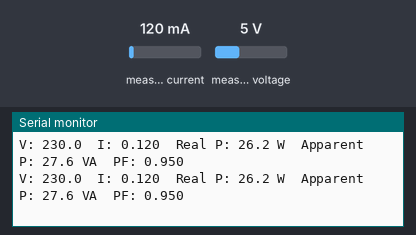
Recording of a sketch running on a simulated ESP32. On the bench: the last lines printed to the serial monitor. Inputs (shaded band) come from the test bench; at power-on: measured current 120 mA, measured voltage 5 V. WiFi joins after 1.5 s; servers stay silent unless stated; uploads are accepted with an empty reply.

Above: at 3.7 s.
3.8 s: measured current set to 40 mA
At 4.07 s:
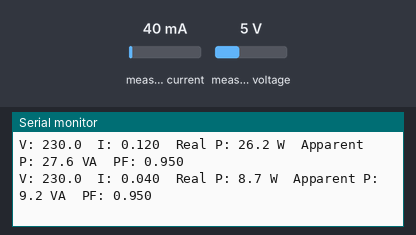
5.3 s: measured voltage set to 0.3 V
At 5.49 s:
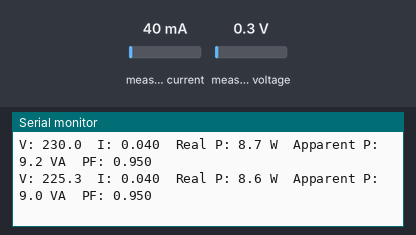
6.8 s: measured current set to 500 mA
At 6.9 s:
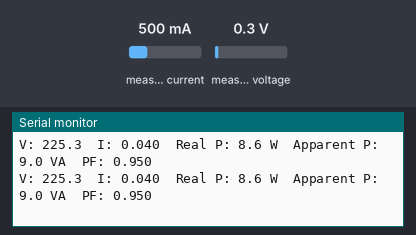
8.3 s: measured voltage set to 3.8 V
At 10.54 s:
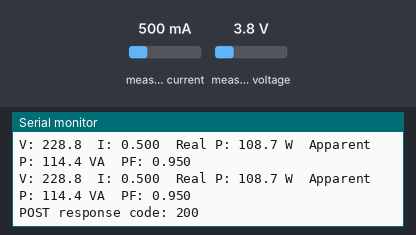
Timing chart, 0 to 12.0 s (numbered marks = the images above; inputs shaded):
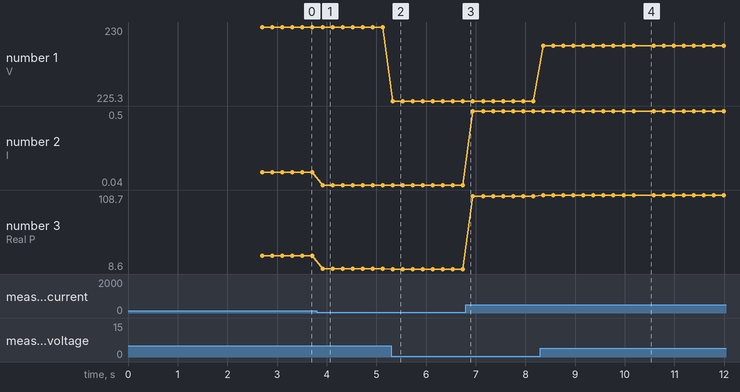

Measured:
- after the input at 3.8 s, the serial monitor: prints a new line after 0.12 s (image 1)
- after the input at 5.3 s, the serial monitor: prints a new line at once (image 2)
- after the input at 8.3 s, the serial monitor: prints a new line after 0.06 s (image 4)
- plotted number 1: 230 → 225.3 after the input at 5.3 s, 225.3 → 228.8 after the input at 8.3 s
- plotted number 2: 0.12 → 0.04 after the input at 3.8 s, 0.04 → 0.5 after the input at 6.8 s
- plotted number 3: 26.2 → 8.7 after the input at 3.8 s, 8.7 → 8.6 after the input at 5.3 s, 8.6 → 107 after the input at 6.8 s, 107 → 108.7 after the input at 8.3 s

The sketch:

ctclamp_v2.ino
```cpp
#include "EmonLib.h"
#include <WiFi.h>
#include <HTTPClient.h>

EnergyMonitor emon1;

const char* ssid     = "";
const char* password = "";

const char* serverUrl = "http://62.60.198.228:8000/api/data";

const int ctPin = 34;
double ctCalibration = 28.3;


const int voltagePin = 35;
double vCalibration = 83.3;
double phaseCalibration = 1.7;
unsigned long lastPostTime = 0;
const unsigned long postInterval = 10000;

void connectWiFi() {
  Serial.print("connecting to WiFi");
  WiFi.begin(ssid, password);
  while (WiFi.status() != WL_CONNECTED) {
    delay(500);
    Serial.print(".");
  }
  Serial.println();
  Serial.print("connected IP address: ");
  Serial.println(WiFi.localIP());
}

void sendReading(double Vrms, double Irms, double realPower, double apparentPower, double powerFactor) {
  if (WiFi.status() != WL_CONNECTED) {
    Serial.println("WiFi not connected skipping POST");
    return;
  }

  HTTPClient http;
  http.begin(serverUrl);
  http.addHeader("Content-Type", "application/json");
  http.setTimeout(5000);

  String payload = "{";
  payload += "\"current_A\":" + String(Irms, 3) + ",";
  payload += "\"voltage_V\":" + String(Vrms, 1) + ",";
  payload += "\"power_W\":" + String(realPower, 1) + ",";
  payload += "\"apparent_power_VA\":" + String(apparentPower, 1) + ",";
  payload += "\"power_factor\":" + String(powerFactor, 3);
  payload += "}";

  int httpCode = http.POST(payload);

  if (httpCode > 0) {
    Serial.print("POST response code: ");
    Serial.println(httpCode);
  } else {
    Serial.print("POST failed, error: ");
    Serial.println(http.errorToString(httpCode));
  }

  http.end();
}

void setup() {
  Serial.begin(115200);

  emon1.voltage(voltagePin, vCalibration, phaseCalibration);
  emon1.current(ctPin, ctCalibration);

  Serial.println("energy monitor starting...");
  connectWiFi();
  delay(1000);
}

void loop() {
  emon1.calcVI(20, 2000);

  double Vrms          = emon1.Vrms;
  double Irms           = emon1.Irms;
  double realPower      = emon1.realPower;
  double apparentPower  = emon1.apparentPower;
  double powerFactor    = emon1.powerFactor;

  Serial.print("V: ");
  Serial.print(Vrms, 1);
  Serial.print("  I: ");
  Serial.print(Irms, 3);
  Serial.print("  Real P: ");
  Serial.print(realPower, 1);
  Serial.print(" W  Apparent P: ");
  Serial.print(apparentPower, 1);
  Serial.print(" VA  PF: ");
  Serial.println(powerFactor, 3);

  if (WiFi.status() != WL_CONNECTED) {
    connectWiFi();
  }

  if (millis() - lastPostTime >= postInterval) {
    sendReading(Vrms, Irms, realPower, apparentPower, powerFactor);
    lastPostTime = millis();
  }
}
```
